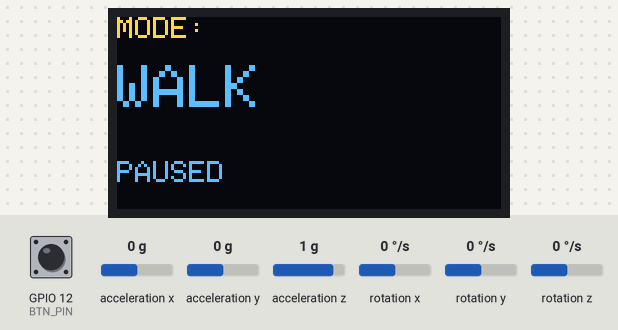
Recording of a sketch running on a simulated ESP32. Parts: 128×64 one-colour display. Inputs (shaded band) come from the test bench; at power-on: GPIO 12 (BTN_PIN) HIGH, acceleration x 0 g, acceleration y 0 g, acceleration z 1 g, rotation x 0 °/s, rotation y 0 °/s, rotation z 0 °/s. The OLED is the two-colour kind (top 16 rows yellow); WiFi joins after 1.5 s; servers stay silent unless stated; uploads are accepted with an empty reply.

Above: at 2.7 s.
2.8 s: GPIO 12 (BTN_PIN) pulled LOW for 0.15 s
At 4.1 s:
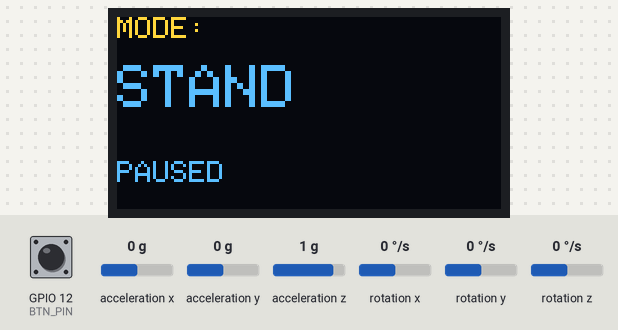
4.4 s: GPIO 12 (BTN_PIN) pulled LOW for 1 s
At 6.6 s:
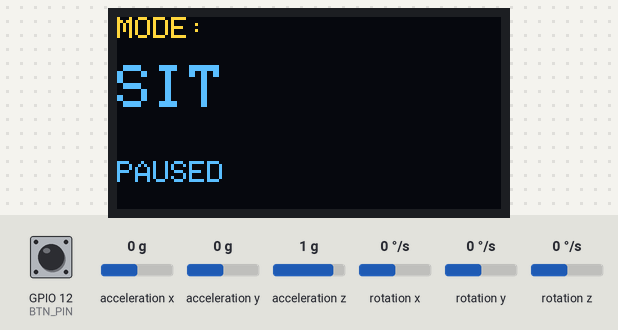
6.9 s: GPIO 12 (BTN_PIN) pulled LOW for 0.15 s
At 7.5 s:
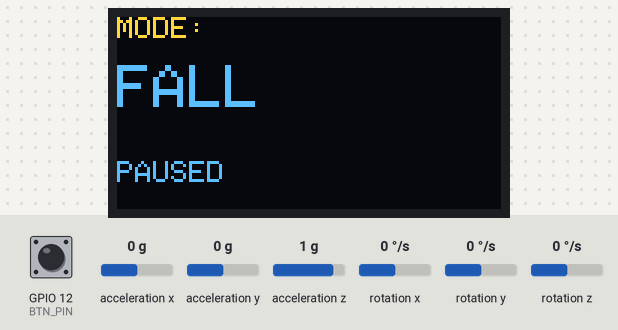
8.5 s: GPIO 12 (BTN_PIN) pulled LOW for 3.2 s
At 12.6 s:
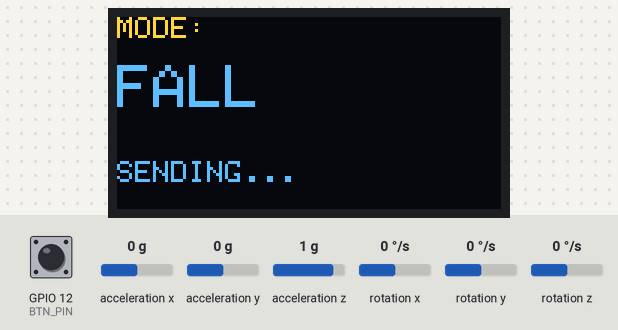
13.2 s: GPIO 12 (BTN_PIN) pulled LOW for 0.15 s
At 14.3 s:
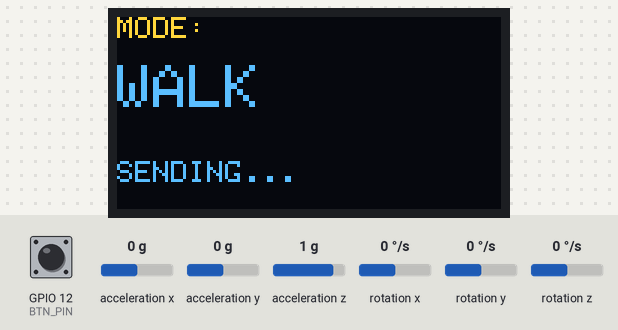
15.0 s: GPIO 12 (BTN_PIN) pulled LOW for 1 s
At 16.6 s:
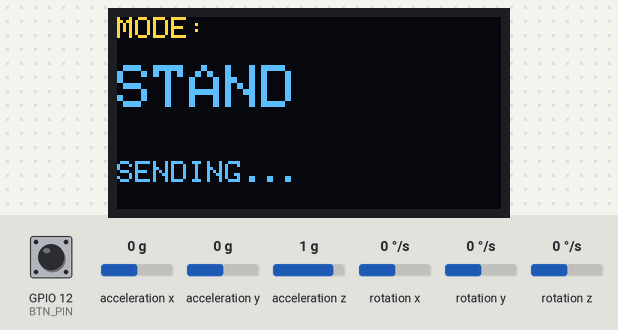
Timing chart, 0 to 18.1 s (numbered marks = the images above; inputs shaded):
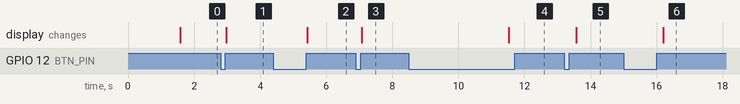

The sketch:

collectdata.ino
```cpp
#include <WiFi.h>
#include <HTTPClient.h>
#include <Wire.h>
#include <SparkFunLSM6DS3.h>
#include <Adafruit_GFX.h>
#include <Adafruit_SSD1306.h>

// ================= WIFI =================
const char* WIFI_SSID = "YOUR_WIFI";
const char* WIFI_PASS = "YOUR_PASS";
const char* SERVER_URL = "http://192.168.1.100:5000/data";

// ================= SUBJECT =================
const char* SUBJECT = "esp32_01";

// ================= OLED =================
#define SCREEN_WIDTH 128
#define SCREEN_HEIGHT 64
Adafruit_SSD1306 display(SCREEN_WIDTH, SCREEN_HEIGHT, &Wire, -1);

// ================= BUTTON =================
#define BTN_PIN 12   // 1 nút duy nhất

// ================= IMU =================
LSM6DS3 imu(I2C_MODE, 0x6A);

// ================= SAMPLE =================
unsigned long lastSample = 0;
const int SAMPLE_RATE_MS = 10; // 100 Hz
unsigned long startTime;

// ================= MODE =================
const char* modes[]      = {"WALK", "STAND", "SIT", "FALL"};
const char* activities[] = {"walk", "stand", "sit", "fall"};
const int labels[]       = {0, 0, 0, 1};
const int MODE_COUNT = 4;

int modeIndex = 0;
bool sending = false;

// ================= BUTTON STATE =================
bool lastBtnState = HIGH;
unsigned long pressTime = 0;
bool longPressHandled = false;

// ================= SETUP =================
void setup() {
  Serial.begin(115200);
  Wire.begin();

  pinMode(BTN_PIN, INPUT_PULLUP);

  // OLED
  display.begin(SSD1306_SWITCHCAPVCC, 0x3C);
  display.clearDisplay();
  display.setTextColor(SSD1306_WHITE);

  // IMU
  if (imu.begin() != 0) {
    showMessage("IMU ERROR");
    while (1);
  }

  // WIFI
  WiFi.begin(WIFI_SSID, WIFI_PASS);
  showMessage("Connecting WiFi");
  while (WiFi.status() != WL_CONNECTED) {
    delay(300);
  }

  showMode();
  startTime = millis();
}

// ================= LOOP =================
void loop() {
  handleButton();

  if (sending && millis() - lastSample >= SAMPLE_RATE_MS) {
    lastSample = millis();
    sendIMU();
  }
}

// ================= BUTTON LOGIC =================
void handleButton() {
  bool btnState = digitalRead(BTN_PIN);

  // Nhấn xuống
  if (btnState == LOW && lastBtnState == HIGH) {
    pressTime = millis();
    longPressHandled = false;
  }

  // Giữ nút
  if (btnState == LOW && !longPressHandled) {
    if (millis() - pressTime >= 3000) { // 3 giây
      sending = !sending;  // START / STOP
      longPressHandled = true;
      showMode();
    }
  }

  // Nhả nút
  if (btnState == HIGH && lastBtnState == LOW) {
    if (!longPressHandled) {
      // Nhấn ngắn → đổi mode
      modeIndex = (modeIndex + 1) % MODE_COUNT;
      showMode();
    }
  }

  lastBtnState = btnState;
}

// ================= SEND IMU =================
void sendIMU() {
  float ax = imu.readFloatAccelX();
  float ay = imu.readFloatAccelY();
  float az = imu.readFloatAccelZ();

  float gx = imu.readFloatGyroX();
  float gy = imu.readFloatGyroY();
  float gz = imu.readFloatGyroZ();

  float timestamp = (millis() - startTime) / 1000.0;

  String csv =
    String(timestamp,3) + "," +
    String(ax,4) + "," +
    String(ay,4) + "," +
    String(az,4) + "," +
    String(gx,4) + "," +
    String(gy,4) + "," +
    String(gz,4) + "," +
    String(labels[modeIndex]) + "," +
    String(activities[modeIndex]) + "," +
    String(SUBJECT);

  if (WiFi.status() == WL_CONNECTED) {
    HTTPClient http;
    http.begin(SERVER_URL);
    http.addHeader("Content-Type", "text/plain");
    http.POST(csv);
    http.end();
  }
}

// ================= OLED DISPLAY =================
void showMode() {
  display.clearDisplay();

  display.setTextSize(1);
  display.setCursor(0, 0);
  display.println("MODE:");

  display.setTextSize(2);
  display.setCursor(0, 16);
  display.println(modes[modeIndex]);

  display.setTextSize(1);
  display.setCursor(0, 48);
  display.println(sending ? "SENDING..." : "PAUSED");

  display.display();
}

void showMessage(const char* msg) {
  display.clearDisplay();
  display.setTextSize(2);
  display.setCursor(0, 20);
  display.println(msg);
  display.display();
}
```

Measured:
- after the input at 2.8 s, the display: changes after 0.18 s (image 1)
- after the input at 4.4 s, the display: changes after 1.0 s (image 2)
- after the input at 6.9 s, the display: changes after 0.18 s (image 3)
- after the input at 8.5 s, the display: changes after 3.0 s (image 4)
- after the input at 13.2 s, the display: changes after 0.36 s (image 5)
- after the input at 15.0 s, the display: changes after 1.2 s (image 6)
